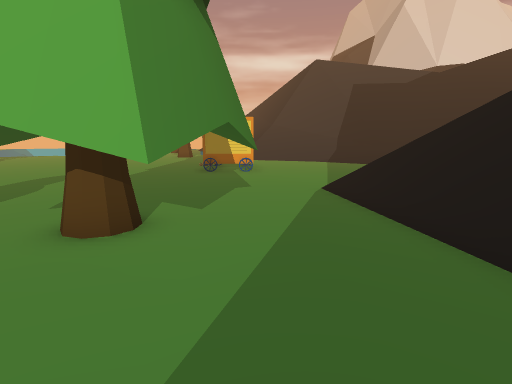
view 1 (above)

18 first-person views from a walk through a Unity game level. The camera is 1.5 m above the floor, tilts 10° down and sees 80° across. The floor is counted in squares, 1 m on a side. Each view is taken from the middle of a square. On the plan, view 1 faces up. The plan holds only what a view shows up to about 15 squares ahead; the rest is blank. The place goes on beyond the plan. The player character is not drawn.

view 2
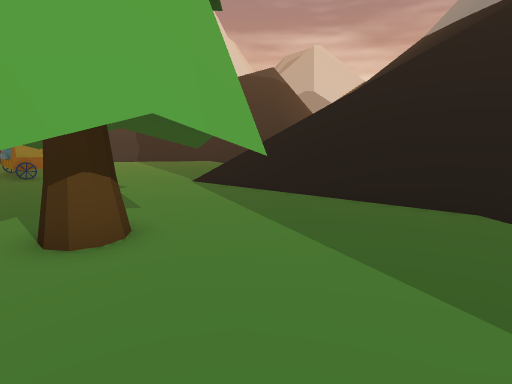

view 3
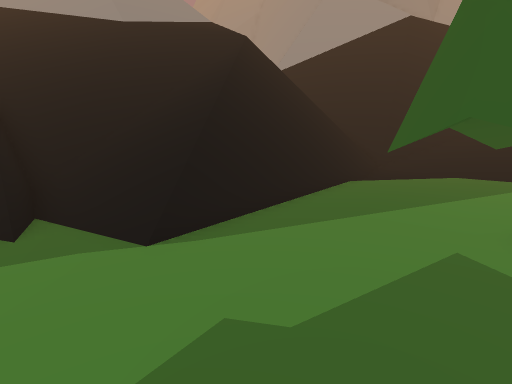

view 4
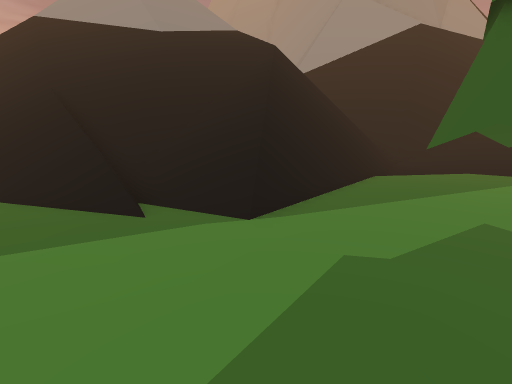

view 5
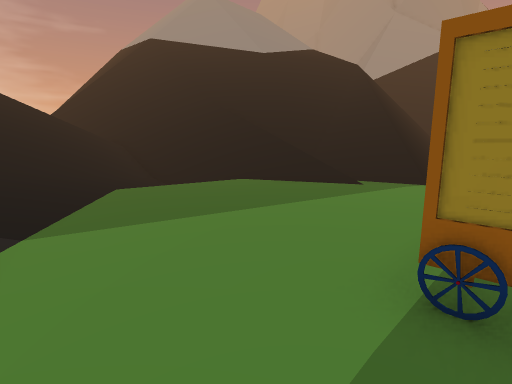

view 6
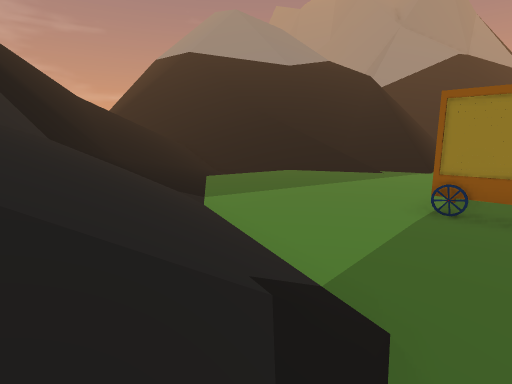

view 7
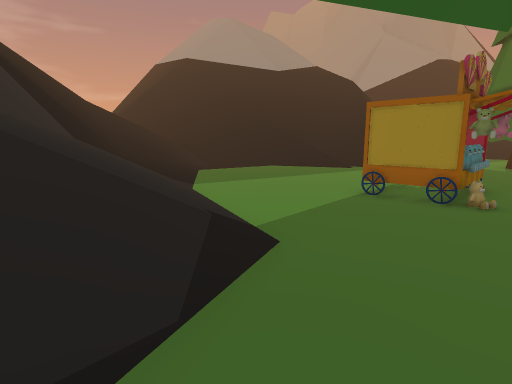

view 8
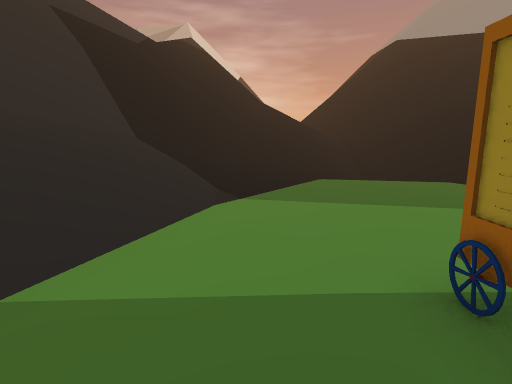

view 9
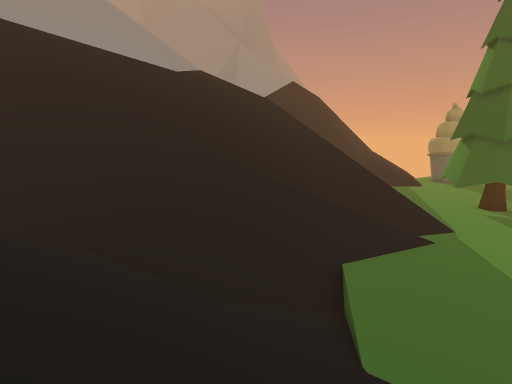

view 10
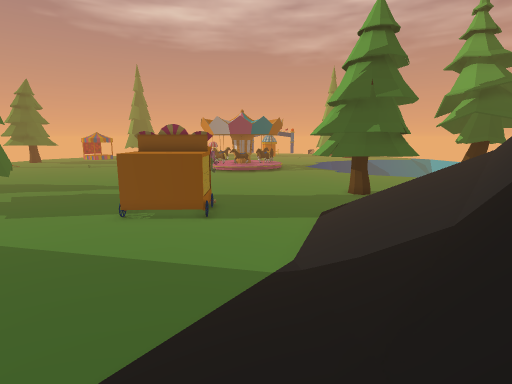

view 11
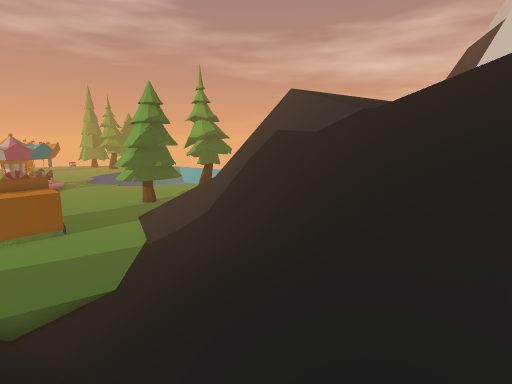

view 12
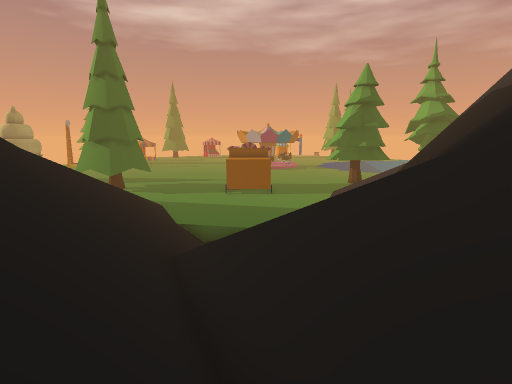

view 13
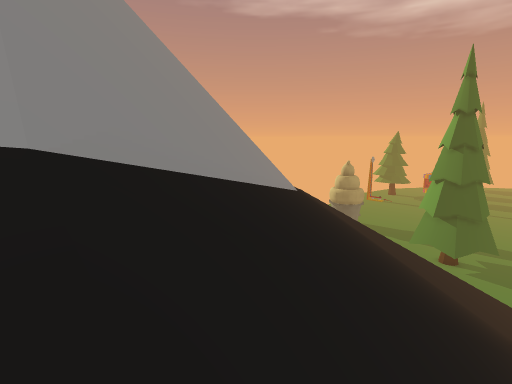

view 14
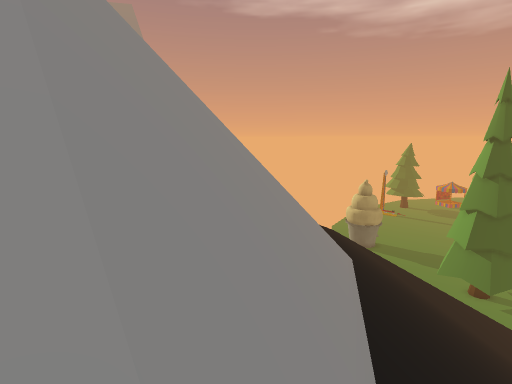

view 15
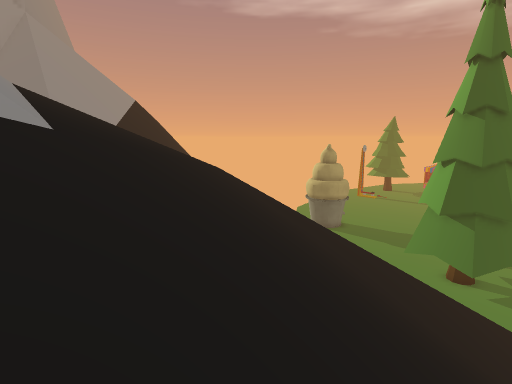

view 16
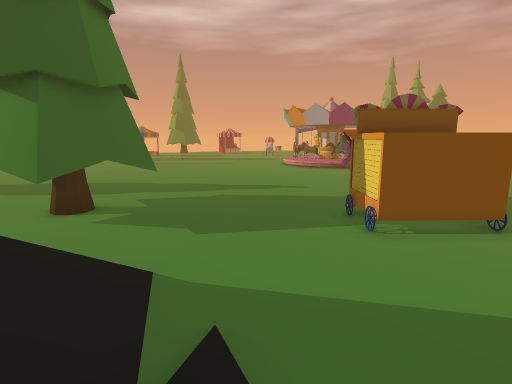

view 17
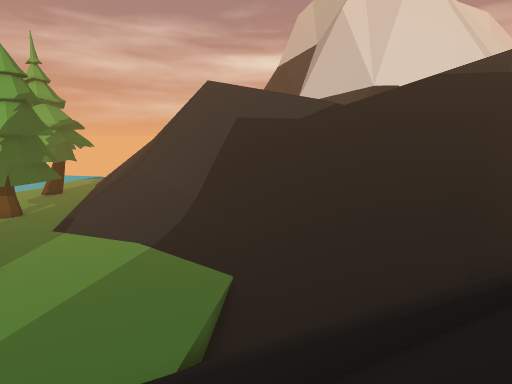

view 18
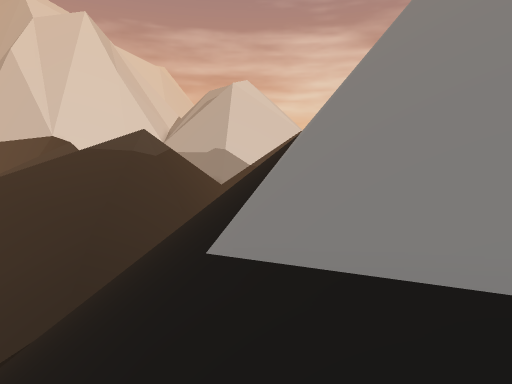

### Floor plan
Key: @ floor where view 1 was taken; # wall or solid block; . floor; / step, stairs or slope; = window, fence, low wall or low ledge; ^ raised ledge; v drop or lower ground; T tree; O other object.
Columns run from 4 left of view 1 to 22 right of it. Each row starts with its distance up from view 1.
 25 . /////=^=v////////
 24  .//////=^=////////////
 23 ...//////==v//////////////
 22 ...////////==////////////v
 21 .....///////=///////////v
 20 ........///////////////vv
 19 ..........////////////=#
 18 .........../////////////
 17  OOOO........///////////
 16  .O.O.......//////////// /
 15 ..O.O.......////////////
 14 .OOOO.......=///////////
 13 ............////////////
 12 ...........////////////
 11 .........//////////////
 10 ........////////////////  /
  9 ....../////////////////////
  8 .T..../#/////////////////=/
  7 TTTT...=///////////////===/
  6  T.TT..=v/////////////=##v/
  5  TT.T..=#v//////////=###vv/
  4  ..T...=#v/////////=v/vvv
  3 TTTT...=##v//////////////
  2 .......###vv///////////
  1  .......## vv////////
  0 . ..@...### v /////

Positions as (right, up) in squares from view 1, and headings:
1: (0, 0), facing up
2: (-4, 0), facing up-right
3: (-2, 11), facing down-right
4: (-2, 13), facing down-right
5: (-1, 20), facing down-right
6: (-2, 24), facing down-right
7: (-4, 25), facing down-right
8: (-3, 19), facing right
9: (10, 21), facing down
10: (11, 19), facing left
11: (19, 13), facing up-left
12: (21, 16), facing left
13: (22, 10), facing down-left
14: (22, 8), facing down-left
15: (15, 8), facing down-left
16: (7, 11), facing left
17: (9, 7), facing up
18: (12, 1), facing up-right
